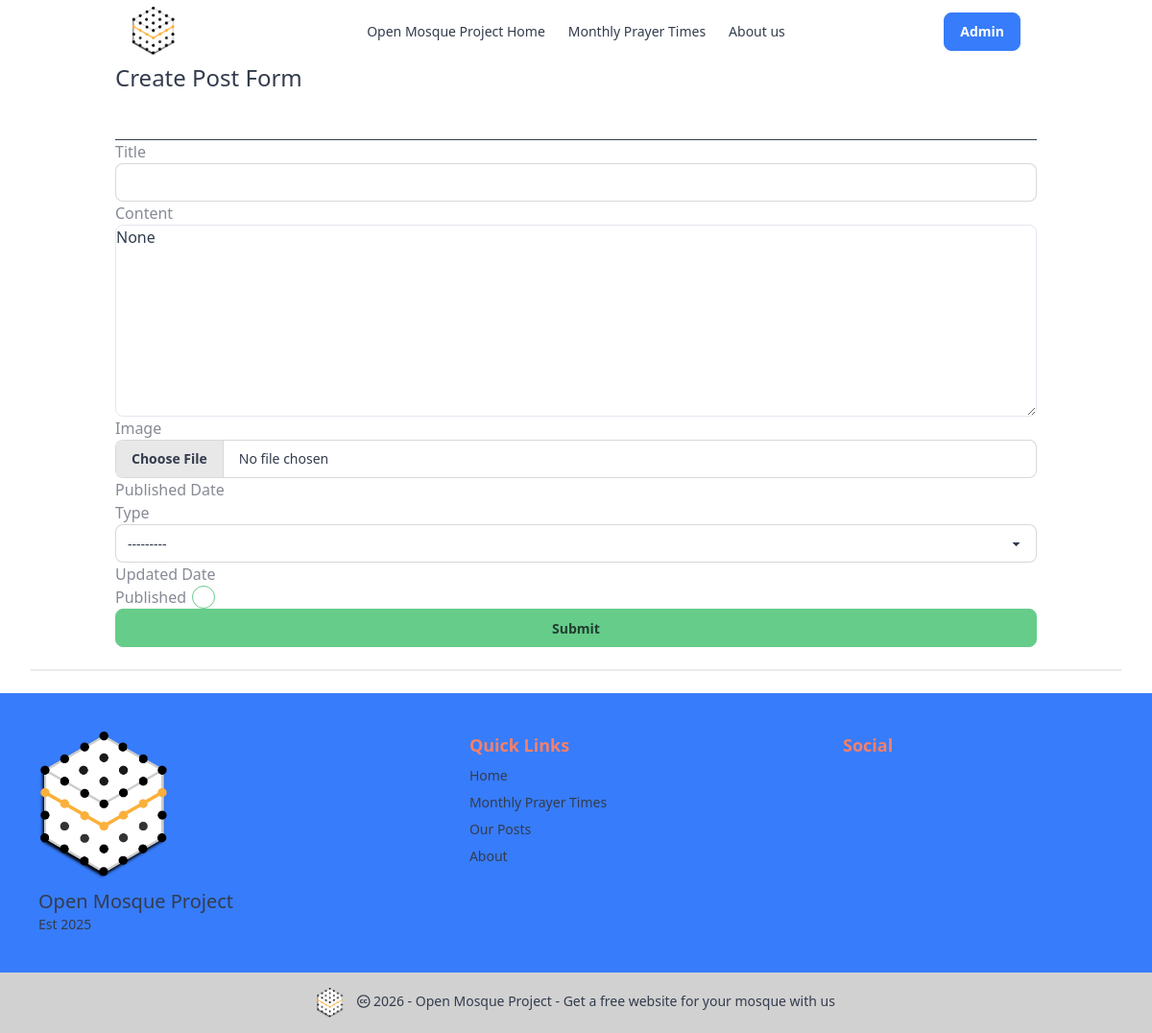
Page /create_post (signed in) on the earlier database version.
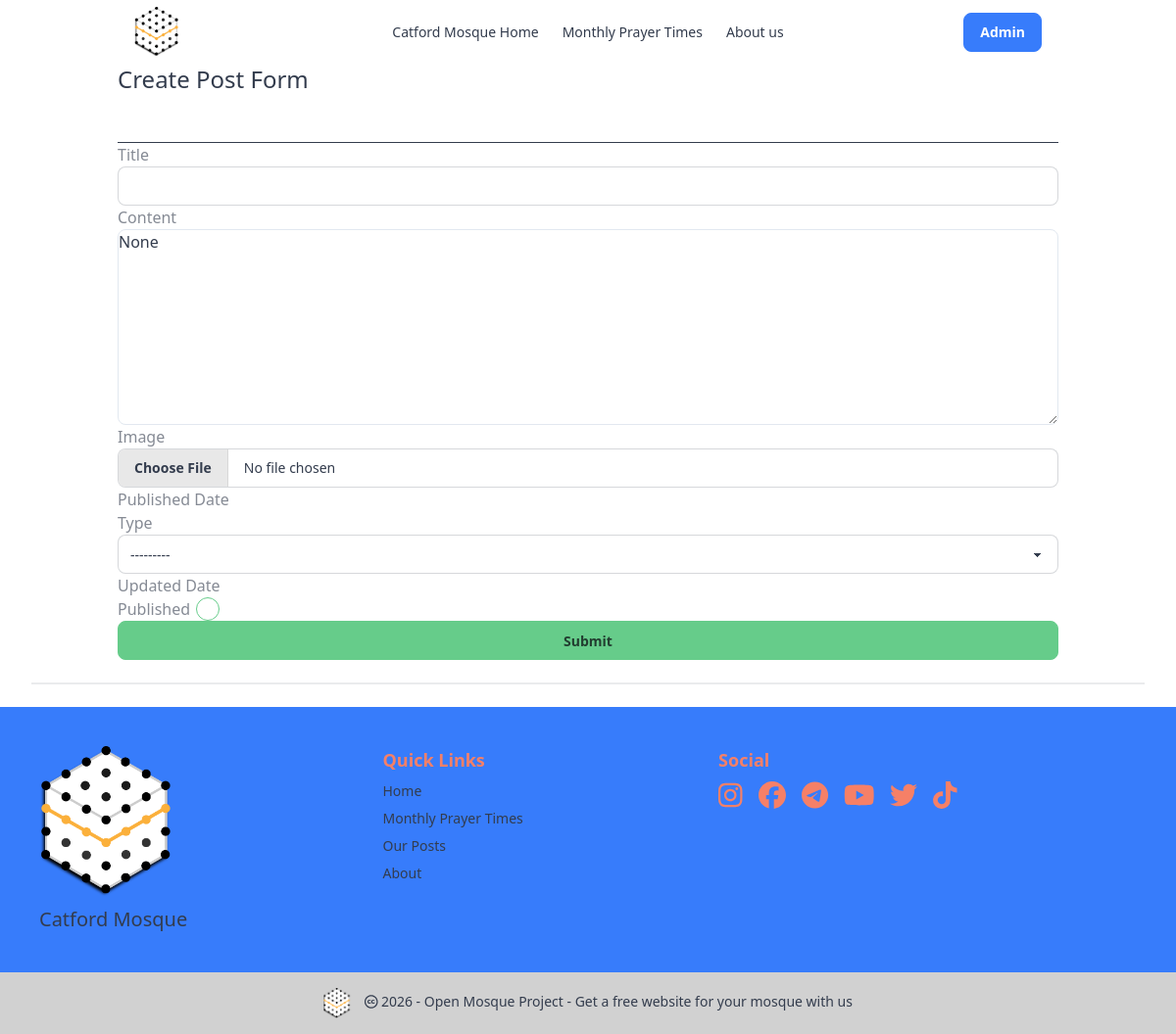
Same page on the later database version.
### masjidConfig/models.py (models this page shows, shortened)
class CentreProfile(SingletonModel):
    maintenance_mode = models.BooleanField(default=False)
    masjid_Name = models.CharField(trans("Name of mosque"), max_length=255, default='Open Mosque Project')
    masjid_Logo = models.ImageField(upload_to='images/', default='images/gsm_logo.png')
    masjid_Photo = models.ImageField(upload_to='images/', blank=True)
    established = models.DateField(blank=True, null=True)
    about = models.TextField(max_length=2000, blank=True)
    address1 = models.CharField(max_length=255, blank=True)
    town = models.CharField(max_length=255, blank=True)
    city = models.CharField(max_length=255, default='London')
    country = models.CharField(max_length=255, default='GB')
    postcode = models.CharField(max_length=10, blank=True)
    method = models.IntegerField(choices=PRAYER_CALC_CHOICES, default=3)
    shafaq = models.CharField(max_length=10, choices=SHAFAQ_CHOICES, default=GEN)
    school = models.IntegerField(choices=SCHOOL_CHOICES, default=SHAFI)
    latitude = models.DecimalField(max_digits=9, decimal_places=6, default=51.443909)
    longitude = models.DecimalField(max_digits=9, decimal_places=6, default=0.219730)
    weekly_schedule = models.JSONField(default=get_default_schedule, help_text="Schedule of operating days and prayers with jamaah times")
    fajr_jamaah_minutes = models.CharField(max_length=255, choices=FAJR_JAMAAH, blank=True)
    dhuhr_jamaah_minutes = models.CharField(max_length=255, choices=DHUHR_JAMAAH, blank=True)
    asr_jamaah_minutes = models.CharField(max_length=255, choices=ASR_JAMAAH, blank=True)
    maghrib_jamaah_minutes = models.CharField(max_length=255, choices=MAGHRIB_JAMAAH, blank=True)
    isha_jamaah_minutes = models.CharField(max_length=255, choices=ISHA_JAMAAH, blank=True)
    theme_choice = models.CharField(max_length=255, choices=COLOR_CHOICES, default='light')
    facebook = models.CharField(max_length=255, blank=True)
    instagram = models.CharField(max_length=255, blank=True)
    youtube = models.CharField(max_length=255, blank=True)
    telegram = models.CharField(max_length=255, blank=True)
    twitter = models.CharField(max_length=255, blank=True)
    tiktok = models.CharField(max_length=255, blank=True)
    imam = models.CharField(max_length=255, blank=True)
    landline = models.CharField(max_length=255, blank=True)
    mobile = models.CharField(max_length=255, blank=True)
    email = models.CharField(max_length=255, blank=True)
    what3words = models.CharField(max_length=255, blank=True)
    class Meta:
        verbose_name = trans("Site Configuration")
    """
    Adjustments we have not currently added

    Tune - "tune" (string) -
    Comma Separated String of integers to offset timings returned by the API in minutes. Example: 5,3,5,7,9,7. See https://aladhan.com/calculation-methods

    "midnightMode" (number) -
    0 for Standard (Mid Sunset to Sunrise), 1 for Jafari (Mid Sunset to Fajr). If you leave this empty, it defaults to Standard.

    "timezonestring" (string) -
    A valid timezone name as specified on http://php.net/manual/en/timezones.php . Example: Europe/London. If you do not specify this, we'll calcuate it using the co-ordinates you provide.

    "latitudeAdjustmentMethod" (number) -
    Method for adjusting times higher latitudes - for instance, if you are checking timings in the UK or Sweden.
    1 - Middle of the Night
    2 - One Seventh
    3 - Angle Based

    "adjustment" (number) -
    Number of days to adjust hijri date(s). Example: 1 or 2 or -1 or -2
    """

### posts/views.py (the view)
# urls.py: path('create_post', views.post_form, name='post_form'),
@login_required
def post_form(request):
    form = PostForm(request.POST, request.FILES)
    if form.is_valid():
        form.save()
        return redirect('posts:home')
    else:
        form = PostForm()
        context = {'form':form}
        return render(request, 'posts/post_form.html', context)

### posts/forms.py
class PostForm(forms.ModelForm):
    content = forms.CharField() # widget=CKEditorWidget()
    class Meta:
        model = Post
        fields = '__all__'

### masjidConfig/templatetags/masjid_tags.py (called while the page is built)
@register.simple_tag
def get_masjid():
    return CentreProfile.objects.get(pk=1)

### posts/templates/posts/post_form.html (shortened to what this page needs)
{% extends 'base.html' %}
{% load static %}
{% load widget_tweaks %}
{% block css %}
  <link href="https://cdn.quilljs.com/1.3.6/quill.snow.css" rel="stylesheet">
{% endblock %}
{% block content %}
<h1 class="text-2xl">Create Post Form</h1>
<br>
  <br><hr>
  <form action="{% url 'posts:post_form' %}" method="POST" enctype="multipart/form-data">
    <div class="form-control">
      <label class="label">
          <span class="label-text">Title</span>
      </label>
      {{ form.title|add_class:"input input-bordered w-full" }}
    </div>
    <div class="form-control">
      <label class="label">
        <span class="label-text">Content</span>
      </label>
      <div id="editor" class="quill-editor">{{ form.content.value|safe }}</div>
    </div>
    <div class="form-control">
        <label class="label">
            <span class="label-text">Image</span>
        </label>
        {{ form.image|add_class:"file-input file-input-bordered w-full" }}
    </div>
    <div class="form-control">
        <label class="label">
            <span class="label-text">Published Date</span>
        </label>
    </div>
    <div class="form-control">
      <label class="label">
          <span class="label-text">Type</span>
      </label>
      {{ form.type|add_class:"select select-bordered w-full" }}
    </div>
    <div class="form-control">
        <label class="label">
            <span class="label-text">Updated Date</span>
        </label>
    </div>
    <div class="form-control">
        <label class="label cursor-pointer">
            <span class="label-text">Published</span>
            {{ form.published|add_class:"checkbox checkbox-primary" }}
        </label>
    </div>
    <div class="form-control">
        <input type="submit" class="btn btn-primary w-full" value="Submit" />
    </div>
  </form>
{% endblock %}

### templates/base.html (shortened to what this page needs)
{% load static %}
{% load masjid_tags %}
{% get_masjid as masjid_base %}
<html
  {% if masjid_base.theme_choice %}
    data-theme="{{ masjid_base.theme_choice }}"
  {% else %}
    data-theme="light"
  {% endif %}>
    <head>
      <link href="https://cdn.jsdelivr.net/npm/daisyui@5.0.0-beta.8/daisyui.css" rel="stylesheet" type="text/css" />
      <link href="https://cdn.jsdelivr.net/npm/daisyui@5.0.0-beta.8/themes.css" rel="stylesheet" type="text/css" />
      <script src="https://cdn.jsdelivr.net/npm/@tailwindcss/browser@4"></script>
      {% block css %}{% endblock css %}
      <link rel="stylesheet" href="{% static 'css/style.css' %}">
    </head>
    <body class="{% block bodyclass %}{% endblock bodyclass %}" hx-headers='{"X-CSRFToken": "{{ csrf_token }}"}'>
        <div class="navbar bg-base-100 container mx-auto px-0 md:px-4 lg:px-8">
          <div class="navbar-start">
            <a class="btn btn-ghost text-xl" href="{% url 'posts:home' %}">
              <img src="{{masjid_base.masjid_Logo.url}}" alt="" width="50" height="50">
            </a>
          </div>
          <div class="navbar-center hidden lg:flex">
            <ul class="menu menu-horizontal px-1">
              {% include 'nav_bar_links.html' %}
            </ul>
          </div>
          <div class="navbar-end">
            {% if user.is_authenticated %}
            <div class="dropdown dropdown-end">
              <div tabindex="0" role="button" class="btn btn-ghost">
                <button type="button" class="btn btn-secondary" >Admin</button>
              </div>
          </div>
          {% else %}
            <form class="d-flex">
              <a href="{% url 'login' %}" class="btn btn-primary">Login</a>
            </form>
          {% endif %}
          </div>
        </div>
          <div class="container mx-auto px-0 md:px-4 lg:px-8">{% block content %} {% endblock content %}</div>
          <div class="divider px-8"></div>
          <div class="bg-base-300">
            {% include 'footer.html' %}
          </div>
    </body>
</html>

### templates/nav_bar_links.html
<li class="">
    <a class="" href="{% url 'posts:home' %}">{{masjid_base.masjid_Name}} Home</a>
</li>
<li class="">
    <a class="" href="{% url 'posts:month_view'%}">Monthly Prayer Times</a>
</li>
<li class="">
    <a class="" href="{% url 'masjidConfig:about' %}">About us</a>
</li>

### templates/footer.html
{% load static %}
<footer class="footer sm:footer-horizontal bg-secondary p-10">
  <aside>
  <img src="{{masjid_base.masjid_Logo.url}}" alt="mosque logo" width="150">
    <p>
      <span class="text-xl">{{ masjid_base.masjid_Name }}</span>
      <br />
      {% if masjid_base.established %} Est {{ masjid_base.established |date:"Y"}} {% endif %}
    </p>
  </aside>
  <nav>
    <h6 class="text-lg font-bold text-accent">Quick Links</h6>
    <a href="{% url 'posts:home' %}" class="link link-hover">Home</a>
    <a href="{% url 'posts:month_view'%}" class="link link-hover">Monthly Prayer Times</a>
    <a href="{% url 'posts:post_list'%}" class="link link-hover">Our Posts</a>
    <a href="{% url 'masjidConfig:about' %}" class="link link-hover">About</a>
  </nav>
  <nav>
    <h6 class="text-lg font-bold text-accent text-accent">Social</h6>
    <div class="grid grid-flow-col gap-4">
      {% include 'social_media_icons.html' %}
    </div>
  </nav>
</footer>
<footer class="footer sm:footer-horizontal footer-center bg-base-300 text-base-content p-4">
  <aside>
    <p>
      <a href="https://openmosqueproject.com/" class="mb-3 me-2 mb-md-0 text-muted text-decoration-none lh-1">
        <img class="inline-block" src="{% static 'images/gsm_logo.png' %}" alt="" width="30" height="30">
      </a>
      <i class="fa-brands fa-creative-commons"></i>
      {% now "Y" %} - Open Mosque Project - <a href="https://openmosqueproject.com/">Get a free website for your mosque with us</a>
    </p>
  </aside>
</footer>

Differences in the rows shown:
changed CentreProfile: masjid_Name "Open Mosque Project" → "Catford Mosque"; instagram empty → "catfordM" (drawn); facebook empty → "catfordM" (drawn); telegram empty → "catfordM" (drawn); youtube empty → "catfordM" (drawn); twitter empty → "catford" (drawn); tiktok empty → "catfordM" (drawn); established "2025" → (not shown)
Other differences:
text no longer shown: "Est"
